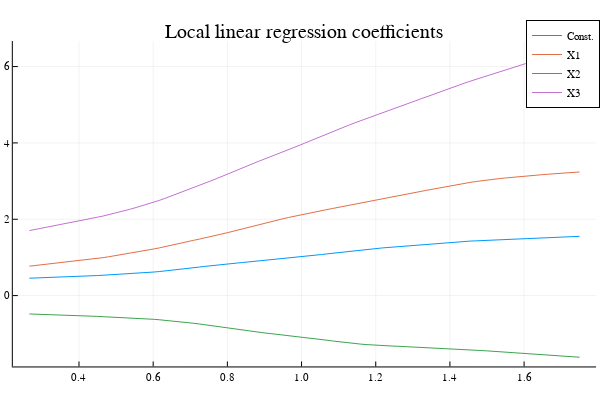

Notebook source saved alongside this figure:
### Code cell
# Plot coefficients as a function of the running variable
plot(fit_LLR._x, coef_LLR,
title = "Local linear regression coefficients",
label = ["Const." "X1" "X2" "X3"])
